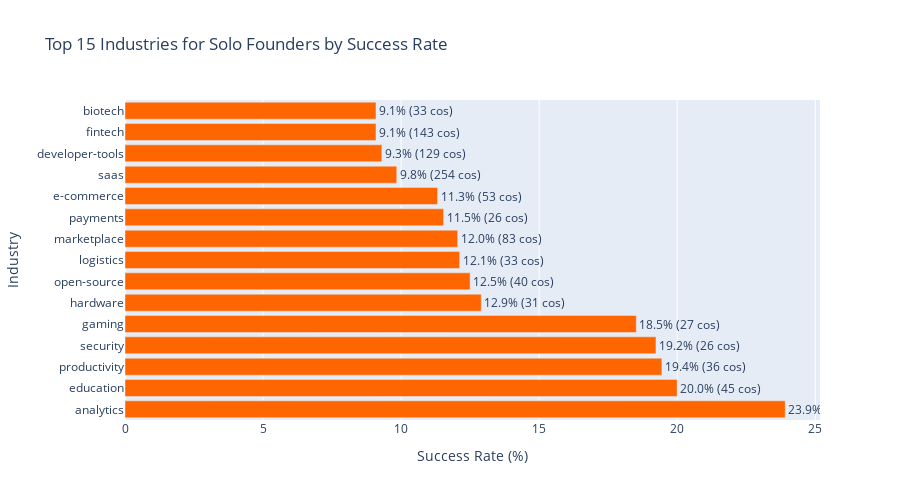

This figure's notebook cell:
### Code cell
# Top Industries for Solo Founders (by success rate)
solo_tags = [tag for tags in solo_df['tags'].dropna() for tag in tags if isinstance(tags, list)]
solo_tag_counts = pd.Series(solo_tags).value_counts()

# Calculate success rate per industry for solo founders
industry_success = {}
for tag in solo_tag_counts.head(30).index:
    companies_with_tag = solo_df[solo_df['tags'].apply(
        lambda x: tag in x if isinstance(x, list) else False
    )]
    if len(companies_with_tag) >= 5:
        success_rate = companies_with_tag['is_successful'].mean()
        industry_success[tag] = {
            'success_rate': success_rate,
            'count': len(companies_with_tag),
            'successful': companies_with_tag['is_successful'].sum()
        }

industry_df = pd.DataFrame(industry_success).T.sort_values('success_rate', ascending=False).head(15)

fig = go.Figure()
fig.add_trace(go.Bar(
    y=industry_df.index,
    x=industry_df['success_rate'] * 100,
    orientation='h',
    text=[f"{val*100:.1f}% ({count:.0f} cos)" 
          for val, count in zip(industry_df['success_rate'], industry_df['count'])],
    textposition='outside',
    marker_color='#FF6600'
))

fig.update_layout(
    title='Top 15 Industries for Solo Founders by Success Rate',
    xaxis_title='Success Rate (%)',
    yaxis_title='Industry',
    height=500
)
fig.show()

### Figure 1 — Plotly figure (JSON) as saved in the notebook; plotly's stock layout.template omitted (floating-point values rounded to 4 significant figures)
{"data": [{"marker": {"color": "#FF6600"}, "orientation": "h", "text": ["23.9% (46 cos)", "20.0% (45 cos)", "19.4% (36 cos)", "19.2% (26 cos)", "18.5% (27 cos)", "12.9% (31 cos)", "12.5% (40 cos)", "12.1% (33 cos)", "12.0% (83 cos)", "11.5% (26 cos)", "11.3% (53 cos)", "9.8% (254 cos)", "9.3% (129 cos)", "9.1% (143 cos)", "9.1% (33 cos)"], "textposition": "outside", "type": "bar", "x": [23.91, 20.0, 19.44, 19.23, 18.52, 12.9, 12.5, 12.12, 12.05, 11.54, 11.32, 9.843, 9.302, 9.091, 9.091], "y": ["analytics", "education", "productivity", "security", "gaming", "hardware", "open-source", "logistics", "marketplace", "payments", "e-commerce", "saas", "developer-tools", "fintech", "biotech"]}], "layout": {"height": 500, "title": {"text": "Top 15 Industries for Solo Founders by Success Rate"}, "xaxis": {"title": {"text": "Success Rate (%)"}}, "yaxis": {"title": {"text": "Industry"}}}}
